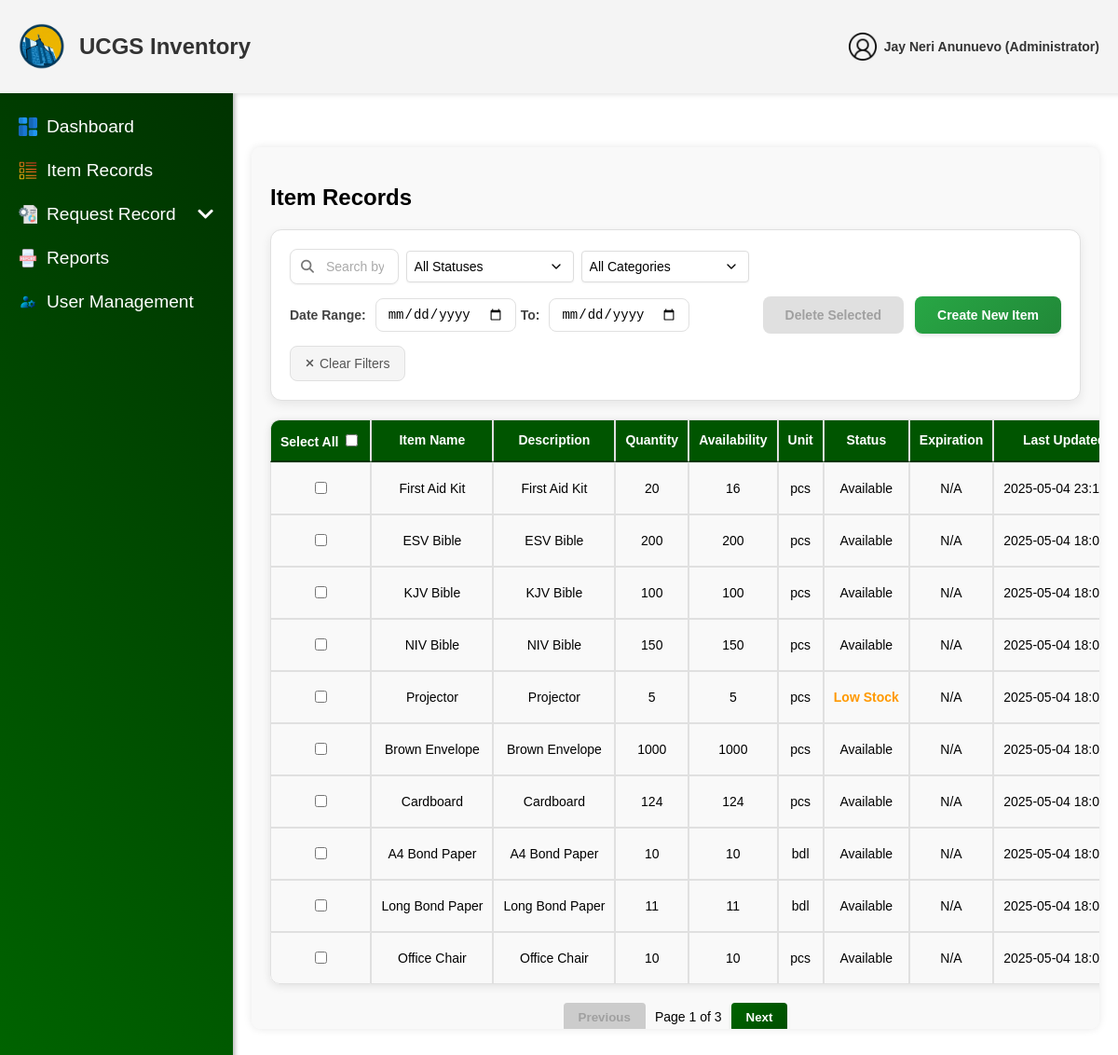
Page /admin/ItemRecords.php (signed in) on the committed database.
### tables this page shows
CREATE TABLE `users` (
  `user_id` int(11) NOT NULL,
  `username` varchar(255) NOT NULL,
  `email` varchar(255) NOT NULL,
  `password` varchar(255) NOT NULL,
  `role` enum('User','Administrator') NOT NULL,
  `ministry` enum('UCM','CWA','CHOIR','PWT','CYF') NOT NULL,
  `status` enum('Active','Deactivated') NOT NULL DEFAULT 'Active',
  `created_at` datetime NOT NULL DEFAULT current_timestamp(),
  `updated_at` datetime DEFAULT NULL ON UPDATE current_timestamp(),
  `deactivation_end` datetime DEFAULT NULL,
  `reset_token` varchar(64) DEFAULT NULL,
  `reset_expires` datetime DEFAULT NULL
);

CREATE TABLE `items` (
  `item_id` int(11) NOT NULL,
  `created_by` int(11) DEFAULT NULL,
  `item_no` varchar(50) NOT NULL,
  `item_name` varchar(255) NOT NULL,
  `description` text DEFAULT NULL,
  `quantity` int(11) NOT NULL,
  `availability` int(11) NOT NULL DEFAULT 0,
  `unit` varchar(10) NOT NULL DEFAULT 'pcs',
  `status` enum('Available','Out of Stock','Low Stock') NOT NULL,
  `model_no` varchar(50) DEFAULT NULL,
  `item_category` varchar(50) NOT NULL DEFAULT '',
  `item_location` varchar(50) DEFAULT NULL,
  `expiration` date DEFAULT NULL,
  `brand` varchar(50) DEFAULT NULL,
  `deleted_at` datetime DEFAULT NULL,
  `last_updated` datetime NOT NULL DEFAULT current_timestamp() ON UPDATE current_timestamp(),
  `created_at` datetime NOT NULL DEFAULT current_timestamp()
);

### admin/ItemRecords.php (the view, shortened to what this page needs)
<?php
include '../config/db_connection.php';
function getLoggedInUser($conn) {
    try {
        $userId = $_SESSION['user_id'];
        $stmt = $conn->prepare("SELECT * FROM users WHERE user_id = ?");
        $stmt->bind_param("i", $userId);
        $stmt->execute();
        $result = $stmt->get_result();
        $user = $result->fetch_assoc();
        return $user;
    } catch (Exception $e) {
        error_log("Error fetching user: " . $e->getMessage());
        return null;
    }
}
$loggedInUser = getLoggedInUser($conn);
$accountName = htmlspecialchars($loggedInUser['username']);
$accountRole = htmlspecialchars($loggedInUser['role']);
$itemsPerPage = 10;
$currentPage = isset($_GET['page']) ? max(1, intval($_GET['page'])) : 1;
$offset = ($currentPage - 1) * $itemsPerPage;
$searchTerm = isset($_GET['search']) ? trim($_GET['search']) : '';
$startDate = isset($_GET['start_date']) ? $_GET['start_date'] : '';
$endDate = isset($_GET['end_date']) ? $_GET['end_date'] : '';
$query = "SELECT SQL_CALC_FOUND_ROWS i.*, u.username as creator_name
          FROM items i
          LEFT JOIN users u ON i.created_by = u.user_id
          WHERE i.deleted_at IS NULL";
$params = [];
$types = '';
$query .= " ORDER BY i.last_updated DESC LIMIT ? OFFSET ?";
$params = array_merge($params, [$itemsPerPage, $offset]);
$types .= 'ii';
try {
    $stmt = $conn->prepare($query);
    if (!empty($types)) {
        $stmt->bind_param($types, ...$params);
    }
    $stmt->execute();
    $result = $stmt->get_result();
    $totalResult = $conn->query("SELECT FOUND_ROWS()");
    $totalItems = $totalResult->fetch_row()[0];
    $totalPages = ceil($totalItems / $itemsPerPage);
} catch (Exception $e) {
    error_log("Error fetching items: " . $e->getMessage());
    die("Error loading item records. Please try again later.");
}
?>
<!DOCTYPE html>
<html lang="en">
<head>
    <link rel="stylesheet" href="../css/AdminRecords.css">
    <link rel="stylesheet" href="https://cdnjs.cloudflare.com/ajax/libs/font-awesome/6.5.1/css/all.min.css">
</head>
<body>
<header class="header">
    <div class="header-content">
        <div class="left-side">
            <img src="../assets/img/Logo.png" alt="Logo" class="logo">
            <span class="website-name">UCGS Inventory</span>
        </div>
        <div class="right-side">
            <div class="user">
                <img src="../assets/img/users.png" alt="User" class="icon" id="userIcon">
                <span class="admin-text"><?php echo htmlspecialchars($accountName); ?> (<?php echo htmlspecialchars($accountRole); ?>)</span>
            </div>
        </div>
    </div>
</header>
<aside class="sidebar">
    <ul>
        <li><a href="adminDashboard.php"><img src="../assets/img/dashboards.png" alt="Dashboard Icon" class="sidebar-icon"> Dashboard</a></li>
        <li><a href="ItemRecords.php"><img src="../assets/img/list-items.png" alt="Items Icon" class="sidebar-icon">Item Records</i></a></li>
        <li class="dropdown">
            <a href="#" class="dropdown-btn">
                <img src="../assets/img/request-for-proposal.png" alt="Request Icon" class="sidebar-icon">
                <span class="text">Request Record</span>
            </a>
        </li>
        <li><a href="Reports.php"><img src="../assets/img/reports.png" alt="Reports Icon" class="sidebar-icon"> Reports</a></li>
        <li><a href="UserManagement.php"><img src="../assets/img/user-management.png" alt="User Management Icon" class="sidebar-icon"> User Management</a></li>
    </ul>
</aside>
<<div class="main-content">
<div class= "table-container">
        <h2>Item Records</h2>
       <div class="filter-container">
    <div class="left-filters">
        <form id="filter-form" method="GET" action="ItemRecords.php">
            <div class="top-filters">
                <div class="form-group search-wrapper">
                    <input type="text" id="search-box" name="search" placeholder="Search by Item Name..."
                           value="<?php echo htmlspecialchars($searchTerm); ?>" autocomplete="off">
                <div class="form-group">
                    <select class="filter-select" name="status">
                        <option value="">All Statuses</option>
                    </select>
                </div>
                <div class="form-group">
                    <select class="filter-select" name="category">
                    <option value="">All Categories</option>
                    </select>
                </div>
                </div>
            </div>
            <div class="bottom-filters">
                <div class="form-group date-range">
                    <label for="start-date">Date Range:</label>
                    <input type="date" id="start-date" name="start_date" value="<?php echo htmlspecialchars($startDate); ?>">
                    <label for="end-date">To:</label>
                    <input type="date" id="end-date" name="end_date" value="<?php echo htmlspecialchars($endDate); ?>">
                </div>
                <div class="form-group">
                    <button type="button" id="clear-filters-btn" class="clear-filters-btn">
                        <i class="fas fa-times"></i> Clear Filters
                    </button>
                </div>
            </div>
        </form>
    </div>
    <div class="right-buttons">
        <button class="delete-selected-btn" onclick="deleteSelected()" disabled>Delete Selected</button>
        <button class="create-btn" onclick="openCreateModal()">Create New Item</button>
    </div>
</div>
<form id="item-form">
    <table class="item-table">
        <thead>
            <tr>
                <th>Select All <input type="checkbox" class="select-all" id="selectAll" onclick="toggleSelectAll(this)"></th>
                <th>Item Name</th>
                <th>Description</th>
                <th>Quantity</th>
                <th>Availability</th>
                <th>Unit</th>
                <th>Status</th>
                <th>Expiration</th>
                <th>Last Updated</th>
            </tr>
        </thead>
        <tbody id="item-table-body">
            <?php if ($result->num_rows > 0): ?>
                <?php while ($row = $result->fetch_assoc()): ?>
                    <tr data-item-id="<?= htmlspecialchars($row['item_id']) ?>">
                    <td><input type="checkbox" class="select-item" data-item-id="<?= htmlspecialchars($row['item_id']) ?>" onclick="updateSelectAllState()"></td>
                        <td><?= htmlspecialchars($row['item_name']) ?></td>
                        <td><?= htmlspecialchars($row['description']) ?></td>
                        <td><?= htmlspecialchars($row['quantity']) ?></td>
                        <td><?= htmlspecialchars($row['availability']) ?></td>
                        <td><?= htmlspecialchars($row['unit']) ?></td>
                        <td class="status-cell <?=
                            ($row['availability'] === 0 ? 'out-of-stock' :
                            ($row['availability'] <= 5 ? 'low-stock' : ''))
                        ?>">
                            <?= htmlspecialchars(
                                $row['availability'] === 0 ? 'Out of Stock' :
                                ($row['availability'] <= 5 ? 'Low Stock' : 'Available')
                            ) ?>
                        </td>
                        <td><?= htmlspecialchars($row['expiration'] ?: 'N/A') ?></td>
                        <td><?= htmlspecialchars($row['last_updated']) ?></td>
                    </tr>
                <?php endwhile; ?>
            <?php else: ?>
                <tr>
                    <td colspan="13">No records found.</td>
                </tr>
            <?php endif; ?>
        </tbody>
    </table>
</form>
    <div class="pagination">
        <button onclick="prevPage()" id="prev-btn" <?php echo $currentPage <= 1 ? 'disabled' : ''; ?>>Previous</button>
        <span id="page-number">Page <?php echo $currentPage; ?> of <?php echo $totalPages; ?></span>
        <button onclick="nextPage()" id="next-btn" <?php echo $currentPage >= $totalPages ? 'disabled' : ''; ?>>Next</button>
    </div>
</div>
</div>
</body>
</html>

### rows in the picture
users: username "Jay Neri Anunuevo", role "Administrator"
items: item_name "First Aid Kit", description "First Aid Kit", quantity "20", availability "16", unit "pcs", availability "Available", expiration "N/A", last_updated "2025-05-04…"
items: item_name "ESV Bible", description "ESV Bible", quantity "200", availability "200", unit "pcs", availability "Available", expiration "N/A", last_updated "2025-05-04…"
items: item_name "KJV Bible", description "KJV Bible", quantity "100", availability "100", unit "pcs", availability "Available", expiration "N/A", last_updated "2025-05-04…"
items: item_name "NIV Bible", description "NIV Bible", quantity "150", availability "150", unit "pcs", availability "Available", expiration "N/A", last_updated "2025-05-04…"
items: item_name "Projector", description "Projector", quantity "5", availability "5", unit "pcs", availability "Low Stock", expiration "N/A", last_updated "2025-05-04…"
items: item_name "Brown Envelope", description "Brown Envelope", quantity "1000", availability "1000", unit "pcs", availability "Available", expiration "N/A", last_updated "2025-05-04…"
items: item_name "Cardboard", description "Cardboard", quantity "124", availability "124", unit "pcs", availability "Available", expiration "N/A", last_updated "2025-05-04…"
items: item_name "A4 Bond Paper", description "A4 Bond Paper", quantity "10", availability "10", unit "bdl", availability "Available", expiration "N/A", last_updated "2025-05-04…"
items: item_name "Long Bond Paper", description "Long Bond Paper", quantity "11", availability "11", unit "bdl", availability "Available", expiration "N/A", last_updated "2025-05-04…"
items: item_name "Office Chair", description "Office Chair", quantity "10", availability "10", unit "pcs", availability "Available", expiration "N/A", last_updated "2025-05-04…"

### other values in the picture
$currentPage "1"
$totalPages "3"
